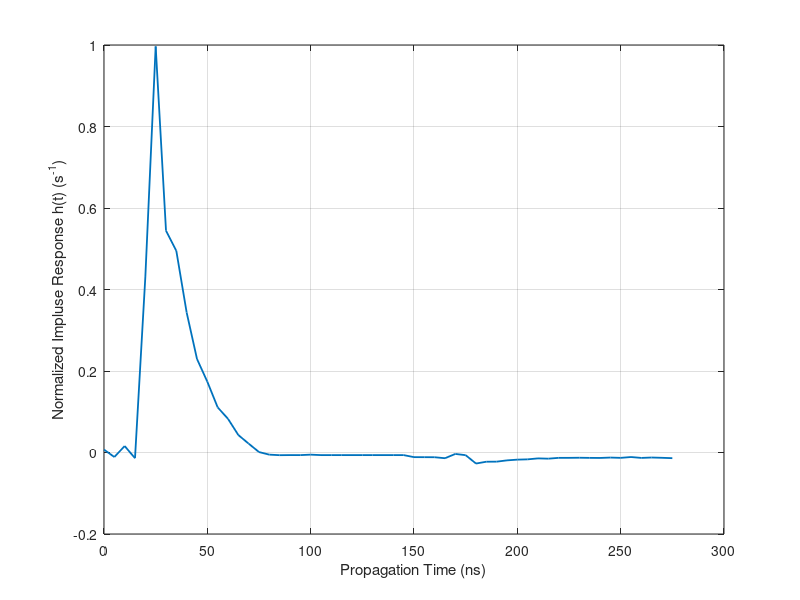
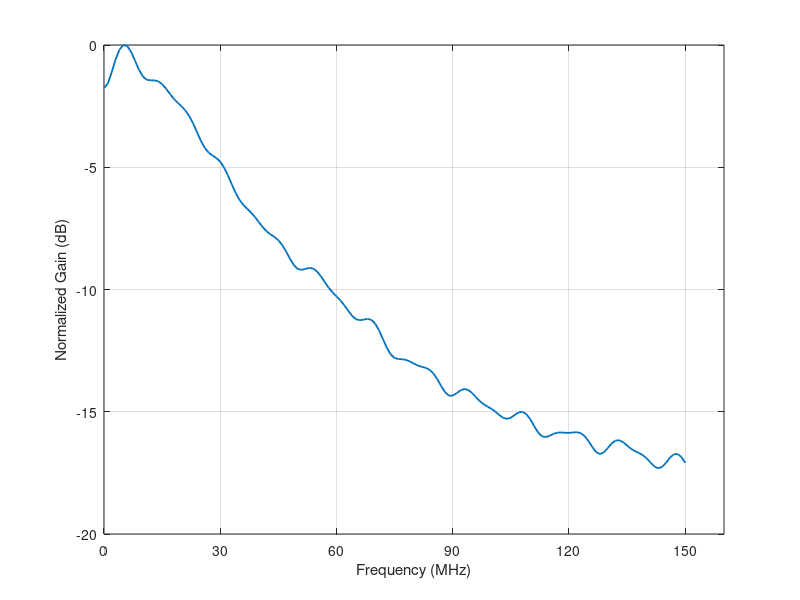
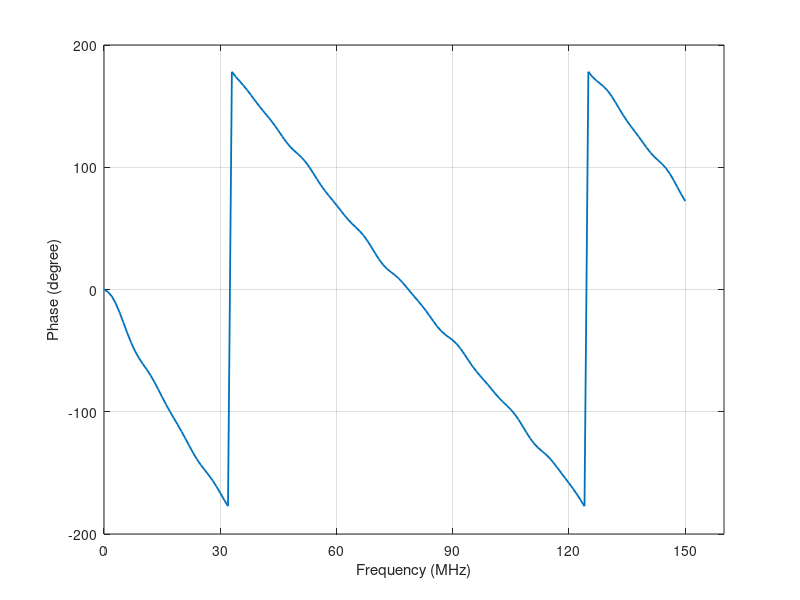

Here is the MATLAB script that generated these plots, in order:
%���ڻ��ڶ����е��ŵ�ͼ
clear all;
close all;
clc;

%�����ŵ�ʱ�����
load Channel.mat;
linewidth = 1.3;
%����ʱ��弤��Ӧͼ
plot([0:55]*5,h_max1_norm,'LineWidth',linewidth);
grid on;
xlabel('Propagation Time (ns)');
ylabel('Normalized Impluse Response h(t) (s^{-1})');

%����Ƶ�ʳ弤��Ӧͼ
figure(2);
H = fft(h_max1_norm,400);
plot(0:150,20*log10(abs(H(1:151)))-max(20*log10(abs(H))),'LineWidth',linewidth);
grid on;
set(gca,'xtick',(0:30:150))
xlabel('Frequency (MHz)');
ylabel('Normalized Gain (dB)');

figure(3);
H = fft(h_max1_norm,400);
plot(0:150,angle(H(1:151))/pi*180,'LineWidth',linewidth);
grid on;
set(gca,'xtick',(0:30:150))
xlabel('Frequency (MHz)');
ylabel('Phase (degree)');
